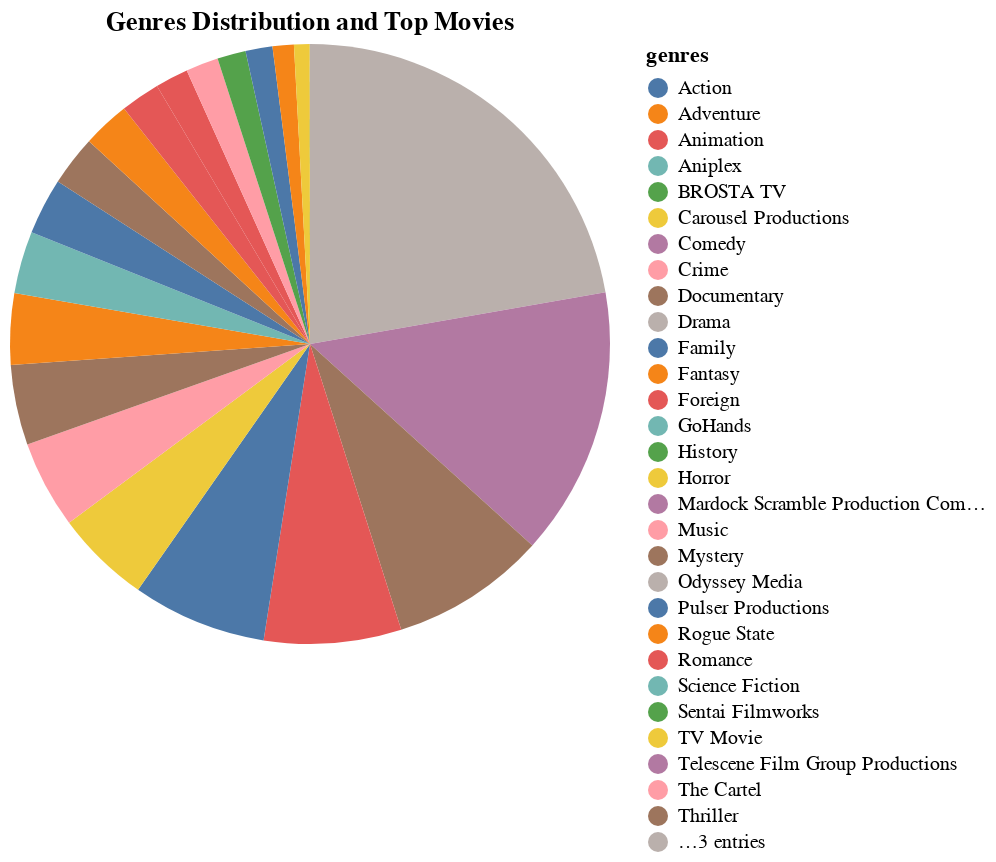

Notebook cell for this chart:
### Code cell
# plot the genres distribution and show top 10 movies as a tooltip
alt.Chart(genres).mark_arc().encode(
    theta=alt.Theta(field='percentage', type='quantitative', stack=True),
    color=alt.Color(field='genres', type='nominal'),
    tooltip=[alt.Tooltip('genres', title='Genre'), alt.Tooltip('percentage', format='.2f', title='Percentage'), alt.Tooltip('top_movies', title='Top Movies')],
    order=alt.Order('count', sort='descending')
).properties(
    title='Genres Distribution and Top Movies'
).interactive()

### Figure 1 — Vega-Lite specification as saved in the notebook (floating-point values rounded to 4 significant figures)
{"config": {"view": {"continuousWidth": 300, "continuousHeight": 300}}, "data": {"name": "data-5664ff56d714cfb44149ec537a1fdb34"}, "mark": {"type": "arc"}, "encoding": {"color": {"field": "genres", "type": "nominal"}, "order": {"field": "count", "sort": "descending", "type": "quantitative"}, "theta": {"field": "percentage", "stack": true, "type": "quantitative"}, "tooltip": [{"field": "genres", "title": "Genre", "type": "nominal"}, {"field": "percentage", "format": ".2f", "title": "Percentage", "type": "quantitative"}, {"field": "top_movies", "title": "Top Movies", "type": "nominal"}]}, "params": [{"name": "param_65", "select": {"type": "interval", "encodings": ["x", "y"]}, "bind": "scales"}], "title": "Genres Distribution and Top Movies", "$schema": "https://vega.github.io/schema/vega-lite/v5.17.0.json", "datasets": {"data-5664ff56d714cfb44149ec537a1fdb34": [{"genres": "Drama", "count": 20265, "percentage": 22.24, "top_movies": "1. Waiting to Exhale 2. Heat 3. Tom and Huck 4. The American President 5. Nixon 6. Casino 7. Sense and Sensibility 8. Copycat 9. Powder 10. Leaving Las Vegas"}, {"genres": "Comedy", "count": 13182, "percentage": 14.47, "top_movies": "1. Toy Story 2. Grumpier Old Men 3. Waiting to Exhale 4. Father of the Bride Part II 5. Sabrina 6. The American President 7. Dracula: Dead and Loving It 8. Four Rooms 9. Ace Ventura: When Nature Calls 10. Money Train"}, {"genres": "Thriller", "count": 7624, "percentage": 8.368, "top_movies": "1. Heat 2. Sudden Death 3. GoldenEye 4. Get Shorty 5. Copycat 6. Assassins 7. Powder 8. Twelve Monkeys 9. To Die For 10. Se7en"}, {"genres": "Romance", "count": 6735, "percentage": 7.392, "top_movies": "1. Grumpier Old Men 2. Waiting to Exhale 3. Sabrina 4. The American President 5. Sense and Sensibility 6. Leaving Las Vegas 7. Persuasion 8. Wings of Courage 9. Carrington 10. It Takes Two"}, {"genres": "Action", "count": 6596, "percentage": 7.24, "top_movies": "1. Heat 2. Tom and Huck 3. Sudden Death 4. GoldenEye 5. Cutthroat Island 6. Money Train 7. Assassins 8. Dead Presidents 9. Mortal Kombat 10. Guardian Angel"}, {"genres": "Horror", "count": 4673, "percentage": 5.129, "top_movies": "1. Dracula: Dead and Loving It 2. From Dusk Till Dawn 3. Screamers 4. Mary Reilly 5. Vampire in Brooklyn 6. The Addiction 7. Lord of Illusions 8. Nadja 9. The Prophecy 10. Species"}, {"genres": "Crime", "count": 4307, "percentage": 4.727, "top_movies": "1. Heat 2. Casino 3. Four Rooms 4. Ace Ventura: When Nature Calls 5. Money Train 6. Get Shorty 7. Assassins 8. Shanghai Triad 9. Dangerous Minds 10. Dead Presidents"}, {"genres": "Documentary", "count": 3932, "percentage": 4.316, "top_movies": "1. Nico Icon 2. Heidi Fleiss: Hollywood Madam 3. Catwalk 4. Anne Frank Remembered 5. Sonic Outlaws 6. From the Journals of Jean Seberg 7. Crumb 8. The Show 9. Unzipped 10. Hoop Dreams"}, {"genres": "Adventure", "count": 3496, "percentage": 3.837, "top_movies": "1. Jumanji 2. Tom and Huck 3. Sudden Death 4. GoldenEye 5. Balto 6. Cutthroat Island 7. Ace Ventura: When Nature Calls 8. Assassins 9. The City of Lost Children 10. Wings of Courage"}, {"genres": "Science Fiction", "count": 3049, "percentage": 3.347, "top_movies": "1. Powder 2. The City of Lost Children 3. Twelve Monkeys 4. Lawnmower Man 2: Beyond Cyberspace 5. Screamers 6. Shopping 7. Unforgettable 8. Congo 9. Johnny Mnemonic 10. Judge Dredd"}, {"genres": "Family", "count": 2770, "percentage": 3.04, "top_movies": "1. Toy Story 2. Jumanji 3. Tom and Huck 4. Balto 5. Now and Then 6. Babe 7. Across the Sea of Time 8. It Takes Two 9. Pocahontas 10. The Big Green"}, {"genres": "Mystery", "count": 2467, "percentage": 2.708, "top_movies": "1. Twelve Monkeys 2. Se7en 3. The Confessional 4. Unforgettable 5. Jade 6. Clockers 7. Congo 8. Devil in a Blue Dress 9. Lord of Illusions 10. The Net"}, {"genres": "Fantasy", "count": 2313, "percentage": 2.539, "top_movies": "1. Jumanji 2. Powder 3. The City of Lost Children 4. Babe 5. Mortal Kombat 6. To Die For 7. The Indian in the Cupboard 8. The Neverending Story III: Escape from Fantasia 9. Batman Forever 10. Casper"}, {"genres": "Animation", "count": 1935, "percentage": 2.124, "top_movies": "1. Toy Story 2. Balto 3. Pocahontas 4. A Goofy Movie 5. Gumby: The Movie 6. The Swan Princess 7. The Lion King 8. The Secret Adventures of Tom Thumb 9. The Nightmare Before Christmas 10. The Pagemaster"}, {"genres": "Foreign", "count": 1622, "percentage": 1.78, "top_movies": "1. Lamerica 2. Anne Frank Remembered 3. Mute Witness 4. The Wonderful, Horrible Life of Leni Riefenstahl 5. Widows' Peak 6. Ciao, Professore! 7. Café au Lait 8. The Wooden Man's Bride 9. Bread and Chocolate 10. Tigrero: A Film That Was Never Made"}, {"genres": "Music", "count": 1598, "percentage": 1.754, "top_movies": "1. Mr. Holland's Opus 2. Muppet Treasure Island 3. Sonic Outlaws 4. Immortal Beloved 5. Three Colors: Blue 6. Backbeat 7. Airheads 8. What's Love Got to Do with It 9. Radioland Murders 10. Thirty Two Short Films About Glenn Gould"}, {"genres": "History", "count": 1398, "percentage": 1.534, "top_movies": "1. Nixon 2. Carrington 3. Across the Sea of Time 4. Dead Presidents 5. Les Miserables 6. Braveheart 7. The Scarlet Letter 8. Ed Wood 9. Farinelli 10. The Madness of King George"}, {"genres": "War", "count": 1323, "percentage": 1.452, "top_movies": "1. Richard III 2. Braveheart 3. Frankie Starlight 4. Before the Rain 5. Legends of the Fall 6. To Live 7. The Walking Dead 8. Heaven & Earth 9. Hot Shots! Part Deux 10. Renaissance Man"}, {"genres": "Western", "count": 1042, "percentage": 1.144, "top_movies": "1. Wild Bill 2. The Quick and the Dead 3. Maverick 4. Wyatt Earp 5. Bad Girls 6. City Slickers II: The Legend of Curly's Gold 7. The Cowboy Way 8. Even Cowgirls Get the Blues 9. Geronimo: An American Legend 10. Lightning Jack"}, {"genres": "TV Movie", "count": 767, "percentage": 0.8419, "top_movies": "1. Rent-a-Kid 2. Wide Eyed and Legless 3. Inside 4. Go Now 5. Love Is the Devil: Study for a Portrait of Francis Bacon 6. Photographer 7. Babymother 8. Hysterical Blindness 9. Wit 10. Skokie"}, {"genres": "Odyssey Media", "count": 1, "percentage": 0.001098, "top_movies": "1. nan"}, {"genres": "Pulser Productions", "count": 1, "percentage": 0.001098, "top_movies": "1. nan"}, {"genres": "Rogue State", "count": 1, "percentage": 0.001098, "top_movies": "1. nan"}, {"genres": "GoHands", "count": 1, "percentage": 0.001098, "top_movies": "1. nan"}, {"genres": "Carousel Productions", "count": 1, "percentage": 0.001098, "top_movies": "1. nan"}, {"genres": "Sentai Filmworks", "count": 1, "percentage": 0.001098, "top_movies": "1. nan"}, {"genres": "Telescene Film Group Productions", "count": 1, "percentage": 0.001098, "top_movies": "1. nan"}, {"genres": "The Cartel", "count": 1, "percentage": 0.001098, "top_movies": "1. nan"}, {"genres": "BROSTA TV", "count": 1, "percentage": 0.001098, "top_movies": "1. nan"}, {"genres": "Vision View Entertainment", "count": 1, "percentage": 0.001098, "top_movies": "1. nan"}, {"genres": "Aniplex", "count": 1, "percentage": 0.001098, "top_movies": "1. nan"}, {"genres": "Mardock Scramble Production Committee", "count": 1, "percentage": 0.001098, "top_movies": "1. nan"}]}}
